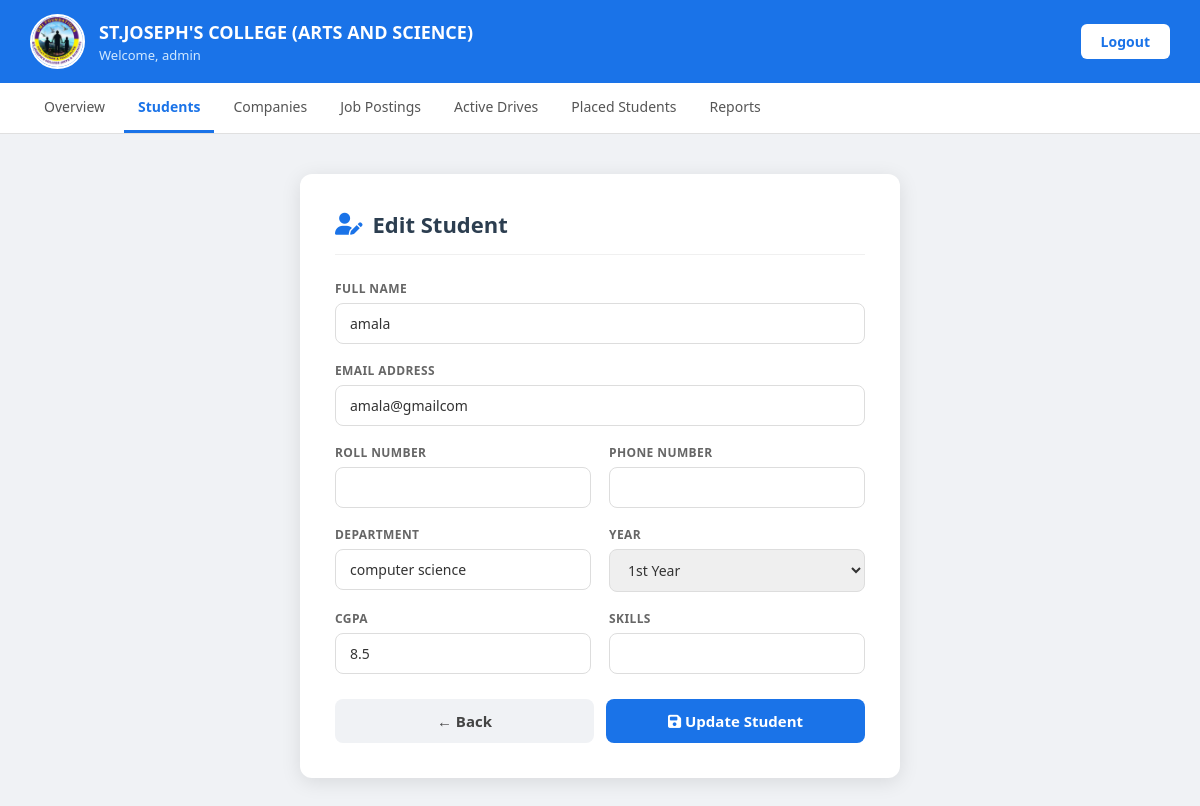
/placement/edit_student.php?id=8 (signed in), run on the app's committed database.
### tables this page shows
CREATE TABLE `students` (
  `id` int(11) NOT NULL,
  `name` varchar(100) DEFAULT NULL,
  `email` varchar(100) DEFAULT NULL,
  `department` varchar(50) DEFAULT NULL,
  `cgpa` float DEFAULT NULL,
  `password` varchar(100) DEFAULT NULL,
  `status` varchar(20) NOT NULL DEFAULT 'Not Placed',
  `roll_no` varchar(50) DEFAULT NULL,
  `phone` varchar(15) DEFAULT NULL,
  `year` varchar(20) DEFAULT NULL,
  `skills` text DEFAULT NULL,
  `company` varchar(255) DEFAULT '',
  `placed_date` date DEFAULT NULL
);

### placement/edit_student.php (the view, shortened to what this page needs)
<?php
include("database.php");
$id     = $_GET['id'];
$result = mysqli_query($conn, "SELECT * FROM students WHERE id=$id");
$row    = mysqli_fetch_assoc($result);
?>
<!DOCTYPE html>
<html>
<head>
<link rel="stylesheet" href="https://cdnjs.cloudflare.com/ajax/libs/font-awesome/6.5.0/css/all.min.css">
</head>
<body>
<div class="topbar">
    <div class="left">
        <img src="logo.png" class="logo">
        <div>
            <h2>ST.JOSEPH'S COLLEGE (ARTS AND SCIENCE)</h2>
            <p>Welcome, <?php echo $_SESSION['admin']; ?></p>
        </div>
    </div>
    <a href="logout.php" class="logout">Logout</a>
</div>
<div class="menu">
    <a href="admin_dashboard.php">Overview</a>
    <a href="view_student.php" class="active">Students</a>
    <a href="view_company.php">Companies</a>
    <a href="admin_job_postings.php">Job Postings</a>
    <a href="active_drives.php">Active Drives</a>
    <a href="placed_students.php">Placed Students</a>
    <a href="report.php">Reports</a>
</div>
<div class="page-content">
    <div class="form-card">
        <h2>
            <i class="fa fa-user-pen"></i> Edit Student
        </h2>
        <form method="POST">
            <div class="form-grid">
                <div class="form-group full">
                    <label>Full Name</label>
                    <input type="text" name="name"
                           value="<?php echo $row['name']; ?>" required>
                </div>
                <div class="form-group full">
                    <label>Email Address</label>
                    <input type="email" name="email"
                           value="<?php echo $row['email']; ?>" required>
                </div>
                <div class="form-group">
                    <label>Roll Number</label>
                    <input type="text" name="roll_no"
                           value="<?php echo $row['roll_no']; ?>">
                </div>
                <div class="form-group">
                    <label>Phone Number</label>
                    <input type="text" name="phone"
                           value="<?php echo $row['phone']; ?>">
                </div>
                <div class="form-group">
                    <label>Department</label>
                    <input type="text" name="department"
                           value="<?php echo $row['department']; ?>" required>
                </div>
                <div class="form-group">
                    <label>Year</label>
                    <select name="year">
                        <option value="1st Year"  <?php echo $row['year']=='1st Year'  ? 'selected':''; ?>>1st Year</option>
                    </select>
                </div>
                <div class="form-group">
                    <label>CGPA</label>
                    <input type="number" step="0.01"
                           name="cgpa"
                           value="<?php echo $row['cgpa']; ?>" required>
                </div>
                <div class="form-group">
                    <label>Skills</label>
                    <input type="text" name="skills"
                           value="<?php echo $row['skills']; ?>">
                </div>
            </div>
            <div class="btn-row">
                <a href="view_student.php" class="btn-back">← Back</a>
                <button type="submit" name="update" class="btn-submit">
                    <i class="fa fa-save"></i> Update Student
                </button>
            </div>
        </form>
    </div>
</div>
</body>
</html>

### placement/edit_student.php (style rules this page uses)
* { margin: 0; padding: 0; box-sizing: border-box; font-family: 'Segoe UI', sans-serif; }
body { background: #f0f2f5; min-height: 100vh; }
.topbar { background: #1a73e8; padding: 14px 30px; display: flex; justify-content: space-between; align-items: center; }
.topbar .left { display: flex; align-items: center; gap: 14px; }
.topbar .logo { width: 55px; height: 55px; border-radius: 50%; border: 2px solid white; object-fit: cover; }
.topbar .left h2 { color: white; font-size: 18px; font-weight: 700; }
.topbar .left p { color: #d0e8ff; font-size: 13px; margin-top: 2px; }
.logout { background: white; color: #1a73e8; padding: 8px 20px; border-radius: 6px; text-decoration: none; font-weight: 700; font-size: 14px; }
.menu { background: white; border-bottom: 1px solid #e0e0e0; padding: 0 30px; display: flex; gap: 5px; }
.menu a { text-decoration: none; color: #555; font-size: 14px; font-weight: 500; padding: 14px 14px; border-bottom: 3px solid transparent; transition: all 0.2s; display: inline-block; }
.menu a.active { color: #1a73e8; border-bottom: 3px solid #1a73e8; font-weight: 600; }
.page-content { display: flex; justify-content: center; padding: 40px 20px; }
.form-card { background: white; width: 100%; max-width: 600px; padding: 35px; border-radius: 12px; box-shadow: 0 4px 20px rgba(0,0,0,0.1); }
.form-card h2 { font-size: 22px; color: #2c3e50; margin-bottom: 25px; padding-bottom: 15px; border-bottom: 1px solid #f0f0f0; display: flex; align-items: center; gap: 10px; }
.form-card h2 i { color: #1a73e8; }
.form-grid { display: grid; grid-template-columns: 1fr 1fr; gap: 18px; }
.full { grid-column: span 2; }
.form-group { display: flex; flex-direction: column; }
.form-group label { font-size: 12px; font-weight: 600; color: #666; margin-bottom: 6px; text-transform: uppercase; letter-spacing: 0.4px; }
.form-group input, .form-group select { padding: 10px 14px; border: 1px solid #ddd; border-radius: 8px; font-size: 14px; color: #333; outline: none; transition: border 0.3s; }
.btn-row { display: flex; gap: 12px; margin-top: 25px; }
.btn-submit { flex: 1; padding: 12px; background: #1a73e8; color: white; border: none; border-radius: 8px; font-size: 15px; font-weight: 600; cursor: pointer; transition: background 0.3s; }
.btn-back { flex: 1; padding: 12px; background: #f0f2f5; color: #444; border: none; border-radius: 8px; font-size: 15px; font-weight: 600; text-decoration: none; text-align: center; display: flex; align-items: center; justify-content: center; transition: background 0.3s; }

### data on the page
students: name "amala", email "amala@gmailcom", department "computer science", cgpa "8.5"

### other printed values
$_SESSION['admin'] "admin"
